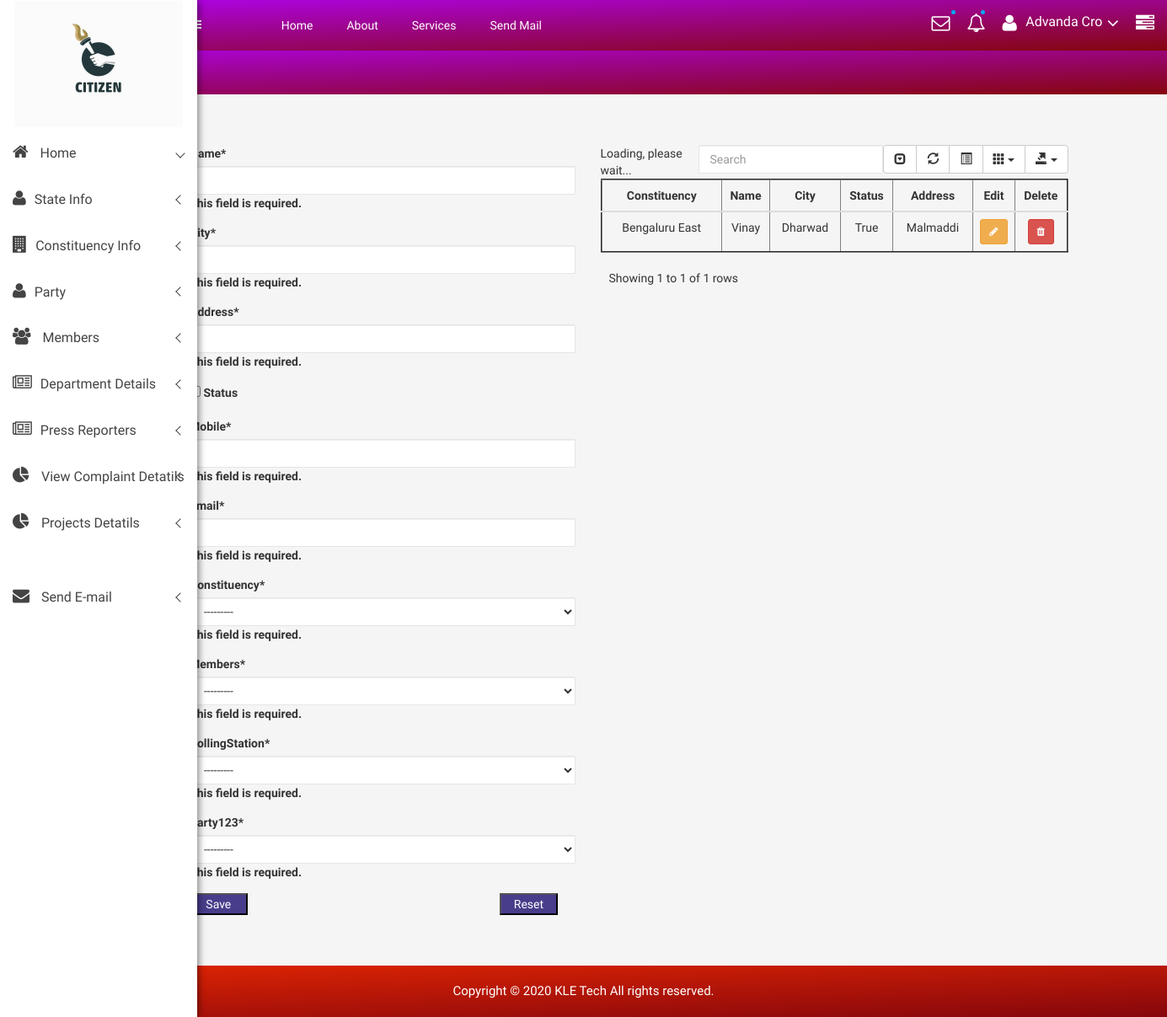
The page /citizen/create_partyworkers on the database its author committed.
### citizen/models.py (models this page shows, shortened)
class Constituency(models.Model):
    Name = models.CharField(max_length=200)
    Number = models.IntegerField()
    State = models.ForeignKey('State', on_delete=models.SET_NULL, null=True)
    District = models.ForeignKey('District', on_delete=models.SET_NULL, null=True)
    Taluka = models.ForeignKey('Taluka', on_delete=models.SET_NULL, null=True)
    ConstituencyType = models.ForeignKey('ConstituencyType', on_delete=models.SET_NULL, null=True)
    def __str__(self):
        return self.Name

class PollingStation(models.Model):
    Name = models.CharField(max_length=200)
    State = models.ForeignKey('State', on_delete=models.CASCADE)
    District = models.ForeignKey('District', on_delete=models.CASCADE)
    Taluka = models.ForeignKey('Taluka', on_delete=models.CASCADE)
    Hobali = models.ForeignKey('Hobali', on_delete=models.CASCADE)
    VillageCity = models.ForeignKey('VillageCity', on_delete=models.CASCADE)
    Circle = models.ForeignKey(Circle, on_delete=models.CASCADE)
    PoliceStation = models.ForeignKey('PoliceStation', on_delete=models.CASCADE)
    PartDetails = models.ForeignKey('PartDetails', on_delete=models.CASCADE)
    def __str__(self):
        return self.Name

class Party123(models.Model):
    Img = models.ImageField(upload_to='images/', blank=True, null=True)
    Description = models.CharField(max_length=200)
    Name = models.CharField(max_length=200)
    ShortName = models.CharField(max_length=200)
    SignName = models.CharField(max_length=200)
    def __str__(self):
        return self.Name

class PartyWorkers(models.Model):
    Constituency = models.ForeignKey('Constituency', on_delete=models.CASCADE)
    Members = models.ForeignKey('Members', on_delete=models.CASCADE)
    PollingStation = models.ForeignKey('PollingStation', on_delete=models.CASCADE)
    Party123 = models.ForeignKey('Party123', on_delete=models.CASCADE )
    Name = models.CharField(max_length=200)
    Address = models.CharField(max_length=200)
    City = models.CharField(max_length=200)
    Email = models.EmailField()
    Mobile = models.IntegerField()
    Status = models.BooleanField(default=True)

### citizen/views.py (the view)
# urls.py: path('create_partyworkers', views.create_partyworkers, name='create_partyworkers'),
def create_partyworkers(request):
    form = PartyworkersForms(request.POST)
    if form.is_valid():
        form.save()
        return redirect('citizen:create_partyworkers')
    return render(request, 'citizen/Partyworkers.html',
                  {'form': form, 'partyworkers': PartyWorkers.objects.all().order_by('Name')})

### citizen/forms.py
class PartyworkersForms(forms.ModelForm):
    class Meta:
        model = PartyWorkers
        fields = ('Name', 'City', 'Address', 'Status', 'Mobile', 'Email', 'Constituency','Members', 'PollingStation','Party123')

### citizen/models.py (called while the page is built)
    def __str__(self):
        return self.FirstName

### citizen/templates/citizen/Partyworkers.html (shortened to what this page needs)
{% extends 'citizen/base.html' %}
    {% load static %}
{% block body %}
 {% include "citizen/sidebar.html" %}
 <div class="all-content-wrapper">
        <div class="container-fluid">
            <div class="row">
                <div class="col-lg-12 col-md-12 col-sm-12 col-xs-12">
                    <div class="logo-pro">
                        <a href="index.html"><img class="main-logo" src="img/logo/logo.png" alt="" /></a>
                    </div>
                </div>
            </div>
        </div>
        <div class="header-advance-area">
            <div class="header-top-area">
                <div class="container-fluid">
                    <div class="row">
                        <div class="col-lg-12 col-md-12 col-sm-12 col-xs-12">
                            <div class="header-top-wraper">
                                <div class="row">
                                    <div class="col-lg-1 col-md-0 col-sm-1 col-xs-12">
                                        <div class="menu-switcher-pro">
                                            <button type="button" id="sidebarCollapse" class="btn bar-button-pro header-drl-controller-btn btn-info navbar-btn">
												</button>
                                        </div>
                                    </div>
                                    <div class="col-lg-6 col-md-7 col-sm-6 col-xs-12">
                                        <div class="header-top-menu tabl-d-n">
                                            <ul class="nav navbar-nav mai-top-nav">
                                                <li class="nav-item"><a href="{% url 'citizen:admin_index' %}" class="nav-link">Home</a>
                                                </li>
                                                <li class="nav-item"><a href="#" class="nav-link">About</a>
                                                </li>
                                                <li class="nav-item"><a href="#" class="nav-link">Services</a>
                                                </li>
                                                <li class="nav-item"><a href="{% url 'citizen:HomePage' %}" class="nav-link">Send Mail</a>
                                                </li>
                                            </ul>
                                        </div>
                                    </div>
                                    <div class="col-lg-5 col-md-5 col-sm-12 col-xs-12">
                                        <div class="header-right-info">
                                            <ul class="nav navbar-nav mai-top-nav header-right-menu">
                                                <li class="nav-item dropdown">
                                                    <a href="#" data-toggle="dropdown" role="button" aria-expanded="false" class="nav-link dropdown-toggle"><i class="fa fa-envelope-o adminpro-chat-pro" aria-hidden="true"></i><span class="indicator-ms"></span></a>
                                                </li>
                                                <li class="nav-item"><a href="#" data-toggle="dropdown" role="button" aria-expanded="false" class="nav-link dropdown-toggle"><i class="fa fa-bell-o" aria-hidden="true"></i><span class="indicator-nt"></span></a>
                                                </li>
                                                <li class="nav-item">
                                                    <a href="#" data-toggle="dropdown" role="button" aria-expanded="false" class="nav-link dropdown-toggle">
															<i class="fa fa-user adminpro-user-rounded header-riht-inf" aria-hidden="true"></i>
															<span class="admin-name">Advanda Cro</span>
															<i class="fa fa-angle-down adminpro-icon adminpro-down-arrow"></i>
														</a>
                                                </li>
                                                <li class="nav-item nav-setting-open"><a href="#" data-toggle="dropdown" role="button" aria-expanded="false" class="nav-link dropdown-toggle"><i class="fa fa-tasks"></i></a>
                                                </li>
                                            </ul>
                                        </div>
                                    </div>
                                </div>
                            </div>
                        </div>
                    </div>
                </div>
            </div>
            <div class="breadcome-area">
                <div class="container-fluid">
                    <div class="row">
                        <div class="col-lg-12 col-md-12 col-sm-12 col-xs-12">
                            <div class="breadcome-list single-page-breadcome">
                                <div class="row">
                                    <div class="col-lg-6 col-md-6 col-sm-6 col-xs-6">
                                    </div>
                                </div>
                            </div>
                        </div>
                    </div>
                </div>
            </div>
        </div>
<br>
<br>
<br>
<div class="container">
    {% load crispy_forms_tags %}
    <div class = "row">
        <div class="col-lg-5">
            <form method="post" id="PartyworkersForms" data-District-url="{% url 'citizen:ajax_load_partyworkers' %}" novalidate>
    <table>
     {{form|crispy}}
    </table>
    <button class="button" type="submit"  style="width:15%;background:darkslateblue;color:white;">Save</button>&emsp;&emsp;&emsp;&emsp;&emsp;&emsp;&emsp;&emsp; &emsp;&emsp;&emsp;&emsp; &emsp;&emsp;&emsp;&emsp; &emsp;&emsp;&emsp;&emsp;
                 <button class="button1" type="reset" value="Reset" style="width:15%;background:darkslateblue;color:white;">Reset</button>
  </form>
        </div>
        <div class = "col-lg-6">
            {% if partyworkers %}
 <table class="table"  style="width:100%;" border="2" id="table" data-toggle="table" data-pagination="true" data-search="true" data-show-columns="true"
                    data-show-pagination-switch="true" data-show-refresh="true" data-key-events="true"
                    data-show-toggle="true" data-resizable="true" data-cookie="true"
                                            data-cookie-id-table="saveId" data-show-export="true"
                    data-click-to-select="true" data-toolbar="#toolbar" >
     <thead>
         <th><center>Constituency</center></th>
         <th><center>Name</center></th>
         <th><center>City</center></th>
          <th><center>Status</center></th>
          <th><center>Address</center></th>
         <th><center>Edit</center></th>
         <th><center>Delete</center></th>
     </thead>
     <tbody id="myTable">
     {% for i in  partyworkers %}
     <tr>
<td><center>{{i.Constituency}}</center>
         <td><center>{{i.Name}}</center>
          <td><center>{{i.City}}</center></td>
         <td><center>{{i.Status}}</center></td>
<td><center>{{i.Address}}</center></td>
         <td><center>
             <a class="btn btn-sm btn-warning" href="/citizen/update_partyworkers/{{i.id}}">
                 <i class="fa fa-pencil" ></i>
             </a></center>
         </td>
         <td><center>
              <a class="btn btn-sm btn-danger" href="/citizen/delete_partyworkers/{{i.id}}">
                 <i class="fa fa-trash"></i>
             </a></center>
         </td>
     </tr>
     {% endfor %}
     </tbody>
 </table>
            {% endif %}
        </div>
    </div>
</div>
</div>
<br>
<br>
<br>
     <div class="footer-copyright-area">
            <div class="container-fluid">
                <div class="row">
                    <div class="col-lg-12">
                        <div class="footer-copy-right">
                            <p>Copyright © 2020 <a href="https://www.kletech.ac.in">KLE Tech</a> All rights reserved.</p>
                        </div>
                    </div>
                </div>
            </div>
        </div>
{% endblock %}

### citizen/static/css/main.css (style rules this page uses)
html { color: #222; font-size: 1em; line-height: 1.4; }
audio, canvas, iframe, img, svg, video { vertical-align: middle; }

### citizen/static/style.css (style rules this page uses)
html, body { height: 100%; font-family: 'Play', sans-serif;font-weight:400;background:#f5f5f5; }
img { max-width:100%;height:auto }
p { margin:0 0 15px; }
a { transition: all 0.3s ease 0s;text-decoration:none; }
a:visited, a:link, a:active { text-decoration: none; }
ul { list-style: outside none none; margin: 0; padding: 0 }
.all-content-wrapper { margin-left: 205px; transition: all 0.3s; }
.bar-button-pro { margin: 13px 0px; }
.menu-switcher-pro { transition:all .4s ease 0s; }
.menu-switcher-pro button { background: none; border:none; }
.footer-copyright-area { background: -webkit-linear-gradient(178deg, #e12503 0%, #85060c 100%); background: linear-gradient(178deg, #e12503 0%, #85060c 100%); padding: 20px 0px; text-align: center; }
.footer-copy-right p { margin: 0px; font-size: 15px; color: #fff; }
.footer-copy-right a { color:#fff; text-decoration:none; }
.header-top-menu .navbar-nav>li>a { padding: 20px 20px; color: #fff; font-size:14px; }
.header-right-info .navbar-nav { float:right; padding:17px 0px; }
.header-right-info ul.header-right-menu li { display:inline-block; }
.header-right-info ul.header-right-menu > li > a { display:inline-block; color:#fff; padding: 0px 0px 0px 20px; font-size:22px; text-decoration:none; position:relative; }
.indicator-nt { position:absolute; height:5px; width:5px; background:#03a9f4; border-radius:50%; top: -5px; right: 0px; }
.indicator-ms { position:absolute; height:5px; width:5px; background:#03a9f4; border-radius:50%; top: -5px; right: -7px; }
.header-right-info .admin-name { display: inline-block; color: #fff; font-size: 16px; position: relative; top: -4px; margin-left:5px; }
.breadcome-list { padding-top:30px; padding-bottom:100px; }
.form-control { background-color: #FFFFFF; background-image: none; border: 1px solid #e5e6e7; border-radius: 1px; color: inherit; display: block; padding: 6px 12px; transition: border-color 0.15s ease-in-out 0s, box-shadow 0.15s ease-in-out 0s; width: 100%; }
.header-advance-area { background: -webkit-linear-gradient(178deg, #ad03e1 0%, #85060c 100%); background: linear-gradient(178deg, #ad03e1 0%, #85060c 100%); }
.header-top-area { position: fixed; background: -webkit-linear-gradient(178deg, #ad03e1 0%, #85060c 100%); background: linear-gradient(178deg, #ad03e1 0%, #85060c 100%); z-index: 99; left: 200px; right: 0; top: 0; margin: 0 auto; transition: all 0.3s; }
.breadcome-list.single-page-breadcome { padding-top: 30px; padding-bottom: 30px; }

### citizen/templates/citizen/sidebar.html (style rules this page uses)
.dropdown { position: relative; display: inline-block; }

### rows shown on the page
PartyWorkers: Constituency "Bengaluru East", Name "Vinay", City "Dharwad", Status "True", Address "Malmaddi"
